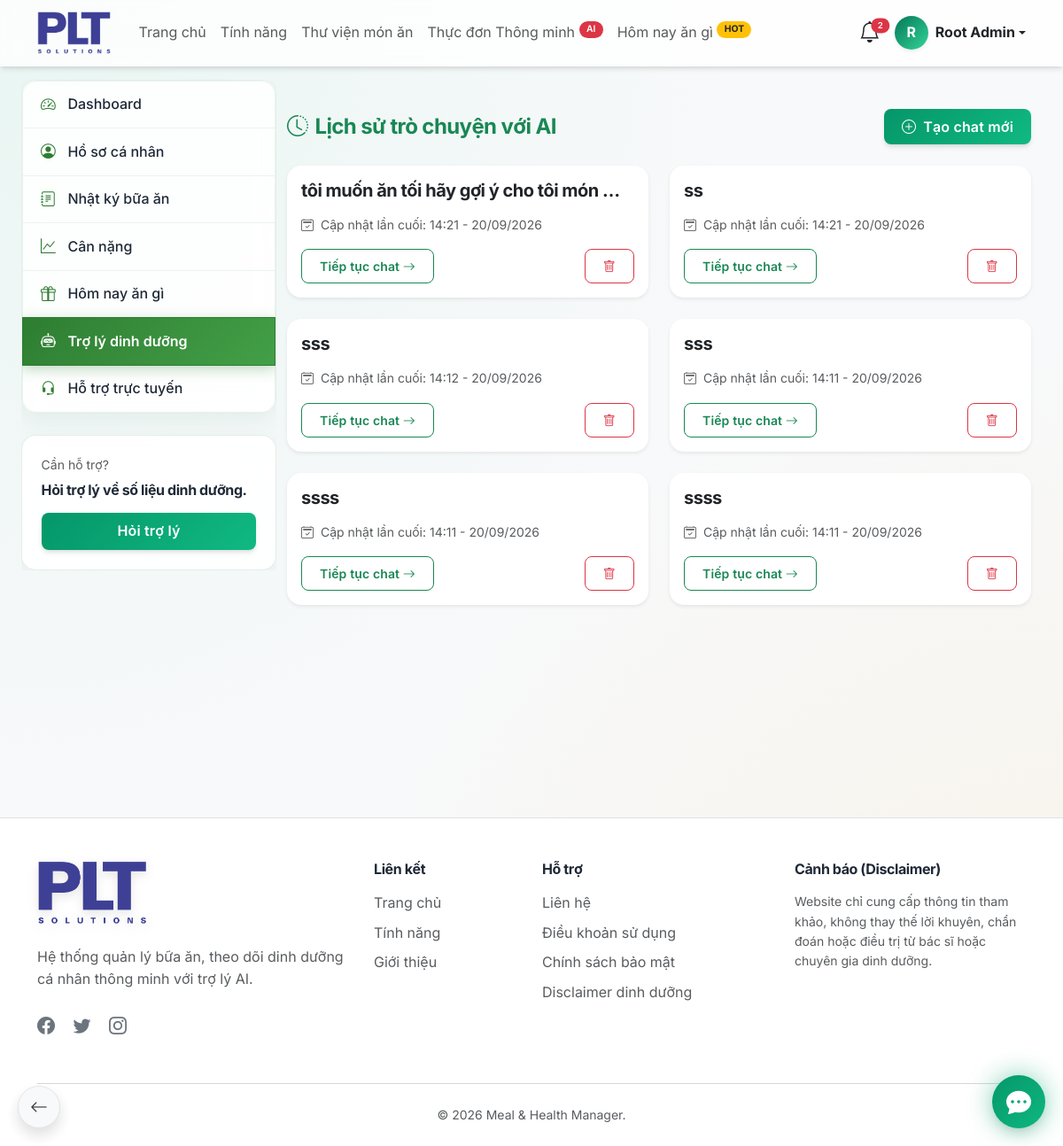
Screenshot of /user/chat-history.php (signed in) with the database file from the repository.
### tables this page shows
CREATE TABLE IF NOT EXISTS `chat_conversations` (
  `id` bigint UNSIGNED NOT NULL AUTO_INCREMENT,
  `user_id` bigint UNSIGNED NOT NULL,
  `title` varchar(200) DEFAULT 'Cuộc trò chuyện mới',
  `created_at` timestamp NOT NULL DEFAULT CURRENT_TIMESTAMP,
  `updated_at` timestamp NOT NULL DEFAULT CURRENT_TIMESTAMP ON UPDATE CURRENT_TIMESTAMP,
  PRIMARY KEY (`id`),
  KEY `idx_chat_conversations_user` (`user_id`)
);

### user/chat-history.php (the view, shortened to what this page needs)
<?php
$database = new Database();
$conn = $database->getConnection();
$user_id = $_SESSION['user_id'];
$page = max(1, (int)($_GET['page'] ?? 1));
$limit = 10;
$offset = ($page - 1) * $limit;
$stmt = $conn->prepare("SELECT * FROM chat_conversations WHERE user_id = :uid ORDER BY updated_at DESC LIMIT :limit OFFSET :offset");
$stmt->bindValue(':uid', $user_id, PDO::PARAM_INT);
$stmt->bindValue(':limit', $limit, PDO::PARAM_INT);
$stmt->bindValue(':offset', $offset, PDO::PARAM_INT);
$stmt->execute();
$chats = $stmt->fetchAll(PDO::FETCH_ASSOC);
require_once __DIR__ . '/../includes/header.php';
?>
<div class="container py-5">
    <div class="row">
        <div class="col-12">
            <div class="d-flex justify-content-between align-items-center mb-4">
                <h4 class="fw-bold mb-0 text-success"><i class="bi bi-clock-history me-2"></i>Lịch sử trò chuyện với AI</h4>
                <a href="<?php echo BASE_URL; ?>/user/chatbot.php" class="btn btn-success"><i class="bi bi-plus-circle me-2"></i>Tạo chat mới</a>
            </div>
            <div class="row">
                <?php foreach ($chats as $chat): ?>
                    <div class="col-md-6 mb-4">
                        <div class="card shadow-sm border-0 h-100 card-hover">
                            <div class="card-body">
                                <div class="d-flex justify-content-between align-items-start mb-2">
                                    <h5 class="fw-bold text-truncate pe-2" title="<?php echo htmlspecialchars($chat['title']); ?>">
                                        <a href="<?php echo BASE_URL; ?>/user/chatbot.php?id=<?php echo $chat['id']; ?>" class="text-decoration-none text-dark">
                                            <?php echo htmlspecialchars($chat['title']); ?>
                                        </a>
                                    </h5>
                                </div>
                                <div class="text-muted small mb-3">
                                    <i class="bi bi-calendar2-check me-1"></i>
                                    Cập nhật lần cuối: <?php echo date('H:i - d/m/Y', strtotime($chat['updated_at'])); ?>
                                </div>
                                <div class="d-flex justify-content-between align-items-center mt-3">
                                    <a href="<?php echo BASE_URL; ?>/user/chatbot.php?id=<?php echo $chat['id']; ?>" class="btn btn-sm btn-outline-success">
                                        Tiếp tục chat <i class="bi bi-arrow-right"></i>
                                    </a>
                                    <form method="POST" onsubmit="return confirm('Xóa đoạn hội thoại này? Mọi tin nhắn sẽ bị mất.');">
                                        <button type="submit" class="btn btn-sm btn-outline-danger"><i class="bi bi-trash"></i></button>
                                    </form>
                                </div>
                            </div>
                        </div>
                    </div>
                <?php endforeach; ?>
            </div>
        </div>
    </div>
</div>
<?php require_once __DIR__ . '/../includes/footer.php'; ?>

### assets/css/style.css (style rules this page uses)
:root { --primary-color: #059669; --primary-light: #34d399; --primary-dark: #047857; --primary-bg: #ecfdf5; --secondary-color: #f59e0b; --secondary-light: #fbbf24; --secondary-bg: #fffbeb; --text-color: #1f2937; --text-muted: #6b7280; --bg-color: #f3f4f6; --card-bg: #ffffff; --border-color: #e5e7eb; --gradient-primary: linear-gradient(135deg, #059669 0%, #10b981 100%); --gradient-health: linear-gradient(135deg, #047857 0%, #34d399 100%); --gradient-glow: linear-gradient(135deg, rgba(5, 150, 105, 0.4) 0%, rgba(16, 185, 129, 0) 100%); --gradient-dark: linear-gradient(135deg, #1f2937 0%, #111827 100%); --shadow-sm: 0 1px 2px 0 rgba(0, 0, 0, 0.05); --shadow-md: 0 4px 6px -1px rgba(0, 0, 0, 0.1), 0 2px 4px -1px rgba(0, 0, 0, 0.06); --shadow-lg: 0 10px 15px -3px rgba(0, 0, 0, 0.1), 0 4px 6px -2px rgba(0, 0, 0, 0.05); --shadow-glow: 0 0 20px rgba(5, 150, 105, 0.3); --radius-sm: 0.5rem; --radius-md: 1rem; --radius-lg: 1.5rem; --radius-xl: 2rem; --transition-fast: 0.15s cubic-bezier(0.4, 0, 0.2, 1); --transition-base: 0.3s cubic-bezier(0.4, 0, 0.2, 1); --transition-bounce: 0.5s cubic-bezier(0.34, 1.56, 0.64, 1); }
html { scroll-behavior: smooth; -webkit-overflow-scrolling: touch; }
body { font-family: 'Inter', -apple-system, BlinkMacSystemFont, "Segoe UI", Roboto, sans-serif; color: var(--text-color); background-color: var(--bg-color); background-image: radial-gradient(at 0% 0%, rgba(52, 211, 153, 0.08) 0px, transparent 50%), radial-gradient(at 100% 100%, rgba(245, 158, 11, 0.08) 0px, transparent 50%); background-attachment: scroll; line-height: 1.6; -webkit-font-smoothing: antialiased; }
h1, h2, h3, h4, h5, h6 { letter-spacing: -0.025em; font-weight: 700; }
.card { border-radius: var(--radius-md); border: 1px solid rgba(0,0,0,0.03); box-shadow: var(--shadow-md); transition: all var(--transition-bounce); background-color: var(--card-bg); }
.btn { border-radius: var(--radius-sm); font-weight: 600; padding: 0.5rem 1.25rem; transition: all var(--transition-base); letter-spacing: 0.01em; }
.btn-primary, .btn-success { background: var(--gradient-primary) !important; border: none !important; color: white !important; box-shadow: var(--shadow-md); }
@media (min-width: 992px) { body.user-area > main > .container, body.user-area > main > .container-fluid { width: 100%; max-width: none; margin-right: 24px; margin-left: 0; flex-grow: 1; } }
.btn-outline-primary, .btn-outline-success, .btn-outline-secondary, .btn-outline-info, .btn-outline-warning, .btn-outline-danger { transition: all 0.25s cubic-bezier(0.4, 0, 0.2, 1) !important; }

### rows the page displays
chat_conversations: title "tôi muốn ăn tối hãy gợi ý cho tôi món…", updated_at "14:21 - 20/09/2026"
chat_conversations: title "ss", updated_at "14:21 - 20/09/2026"
chat_conversations: title "sss", updated_at "14:12 - 20/09/2026"
chat_conversations: title "sss", updated_at "14:11 - 20/09/2026"
chat_conversations: title "ssss", updated_at "14:11 - 20/09/2026"
chat_conversations: title "ssss", updated_at "14:11 - 20/09/2026"

### other values shown
$total_bell_count "2"
substr($_SESSION['full_name'] ?? 'U', 0, 1) "R"
$_SESSION['full_name'] "Root Admin"
$sidebar_item['label'] "Dashboard"
$sidebar_item['label'] "Hồ sơ cá nhân"
$sidebar_item['label'] "Nhật ký bữa ăn"
$sidebar_item['label'] "Cân nặng"
$sidebar_item['label'] "Hôm nay ăn gì"
$sidebar_item['label'] "Trợ lý dinh dưỡng"
$sidebar_item['label'] "Hỗ trợ trực tuyến"
APP_NAME "Meal & Health Manager"
